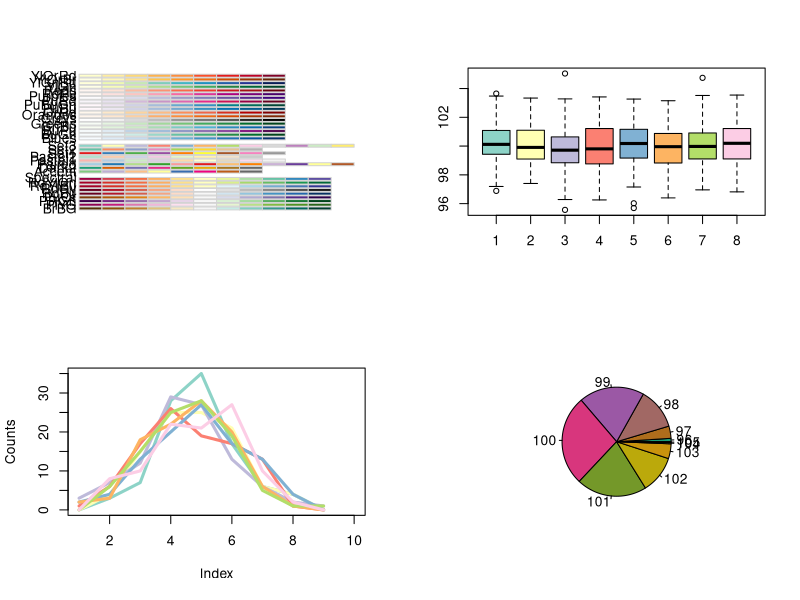

Generate this figure with R:
### Load the package or install if not present
if (!require("RColorBrewer")) {
  install.packages("RColorBrewer")
  library(RColorBrewer)
}

### Set the display a 2 by 2 grid
par(mfrow=c(2,2))

### Show all the colour schemes available
display.brewer.all()

### Generate random data matrix
rand.data <- replicate(8,rnorm(100,100,sd=1.5))

### Draw a box plot, with each box coloured by the 'Set3' palette
boxplot(rand.data,col=brewer.pal(8,"Set3"))

### Draw plot of counts coloured by the 'Set3' pallatte
br.range <- seq(min(rand.data),max(rand.data),length.out=10)
results <- sapply(1:ncol(rand.data),function(x) hist(rand.data[,x],plot=F,br=br.range)$counts)
plot(x=br.range,ylim=range(results),type="n",ylab="Counts")
cols <- brewer.pal(8,"Set3")
lapply(1:ncol(results),function(x) lines(results[,x],col=cols[x],lwd=3))

### Draw a pie chart
table.data <- table(round(rand.data))
cols <- colorRampPalette(brewer.pal(8,"Dark2"))(length(table.data))
pie(table.data,col=cols)
